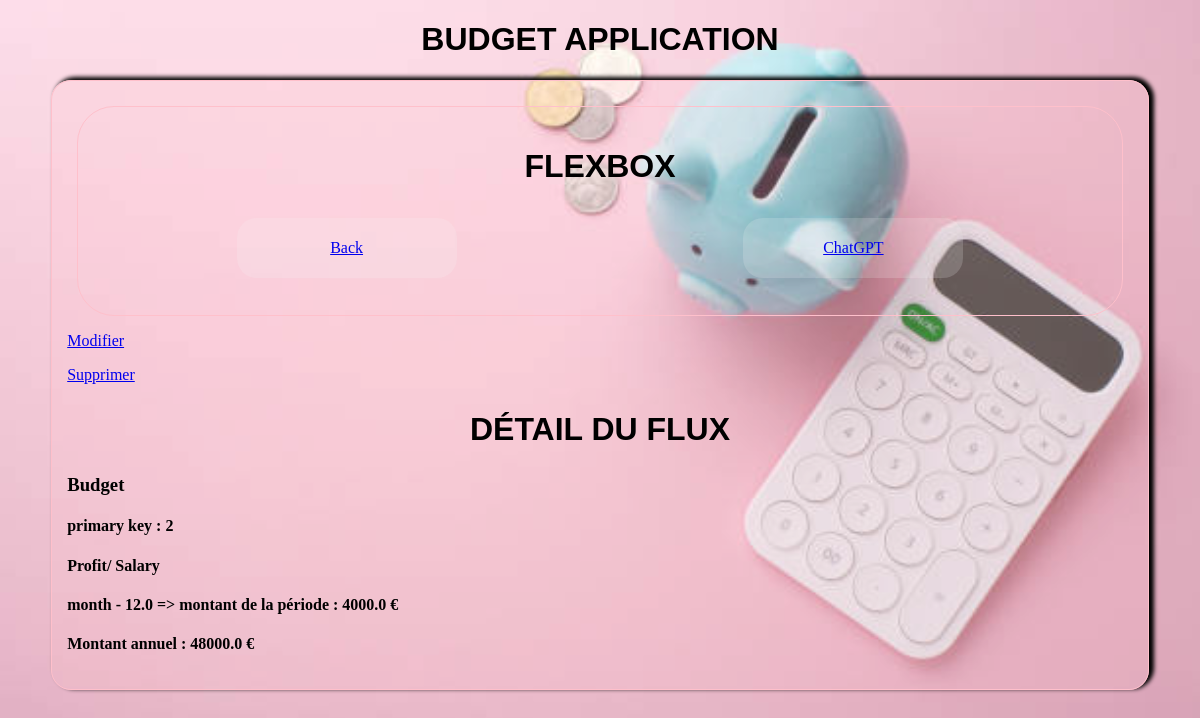
Page /flux/2/ on the earlier database version.
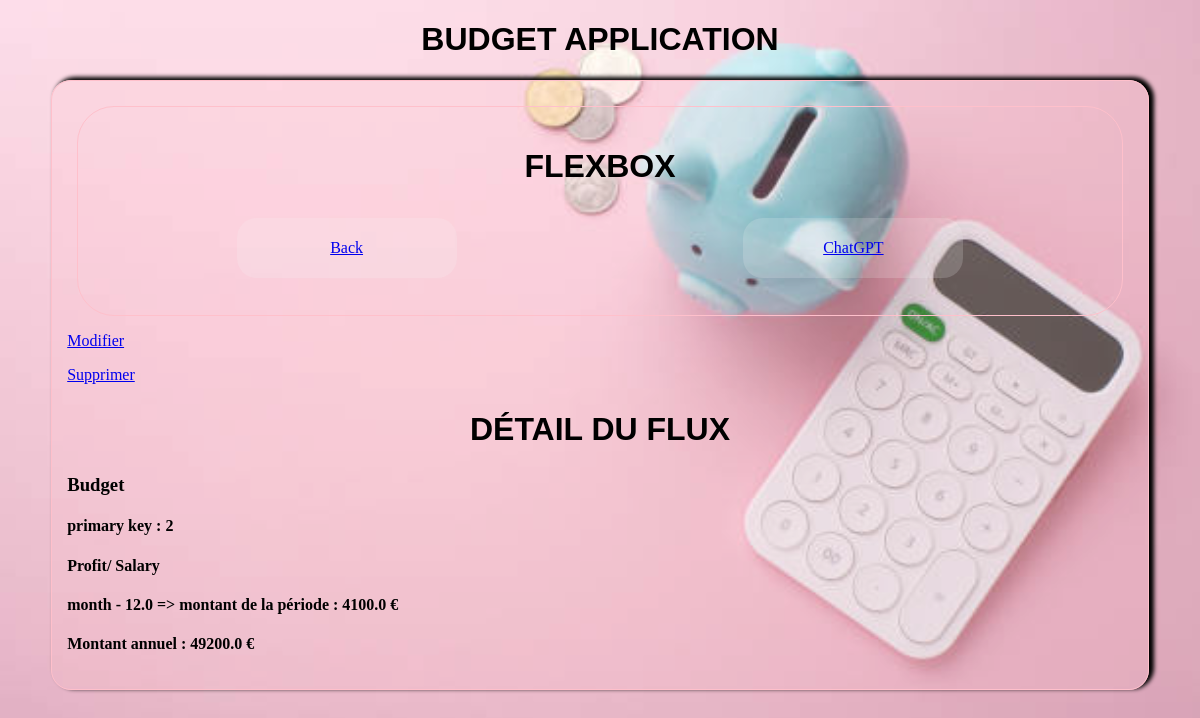
Same page on the later database version.
### budget/models.py (models this page shows, shortened)
class Flux(models.Model):
  budget_or_real = models.ForeignKey(BudgetReal, models.SET_NULL, null=True)
  year = models.IntegerField(default=2024)
  date = models.DateField(blank=True, null=True)
  category = models.ForeignKey(Category, on_delete=models.SET_NULL, null=True)
  subcategory = models.ForeignKey(SubCategory, on_delete=models.SET_NULL, null=True)
  period = models.ForeignKey(Period, on_delete=models.SET_NULL, null=True)
  amount = models.FloatField(default=0)
  annual_amount = models.FloatField(default=0)

class BudgetReal(models.Model):
  name = models.CharField(max_length=50)
  def __str__(self):
    return self.name

class Category(models.Model):
  name = models.CharField(max_length=50)
  def __str__(self):
    return self.name

class SubCategory(models.Model):
  name = models.CharField(max_length=50)
  def __str__(self):
    return self.name

class Period(models.Model):
  name = models.CharField(max_length=50)
  multiplier =models.FloatField(default=1)

### budget/views.py (the view)
# urls.py: path('flux/<int:pk>/',FluxDetailView.as_view(), name="flux-detail"),
class FluxDetailView(DetailView):
  model = Flux

### budget/templates/budget/flux_detail.html (shortened to what this page needs)
{% extends 'base.html' %}
{% block content %}
<p>
  <a href="{% url 'flux-update' pk=flux.pk %}">Modifier</a>
</p>
<p>
  <a href="{% url 'flux-delete' pk=flux.pk %}">Supprimer</a>
</p>
  <h2>Détail du flux</h2>
    <h3>{{flux.budget_or_real}}</h3>
    <h4>primary key : {{flux.pk}}</h4>
    <h4>{{flux.category}}/ {{flux.subcategory}}</h4>
    <h4>{{flux.period.name}} - {{flux.period.multiplier}}   =>   montant de la période : {{flux.amount}} €</h4>
    <h4>Montant annuel  :  {{flux.annual_amount}} €</h4>
{% endblock %}

Differences in the rows shown:
changed Flux "Budget": amount "4000.0" → "4100.0"; annual_amount "48000.0" → "49200.0"
